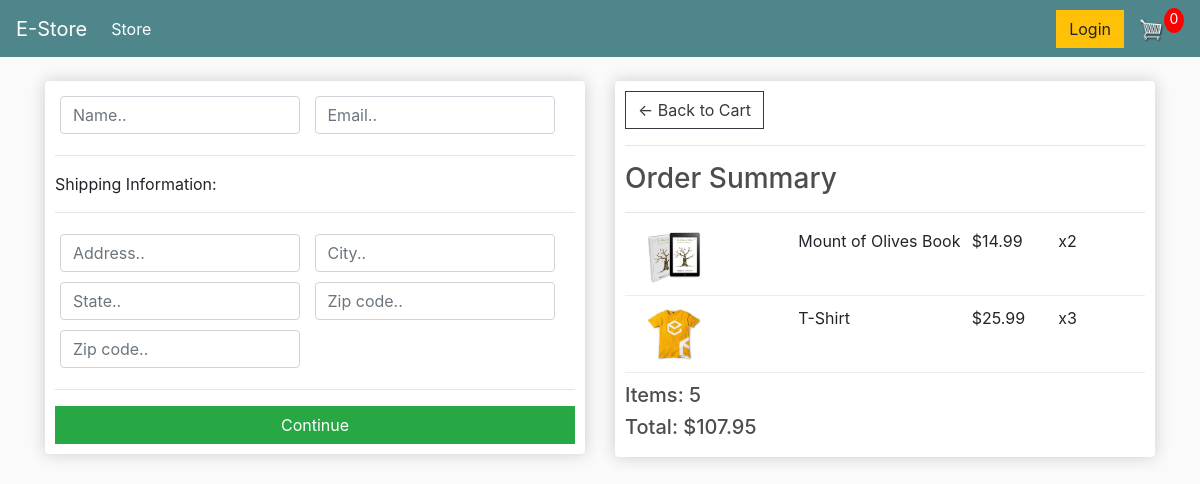
/checkout/ (signed in), run on an earlier commit of the app's database.
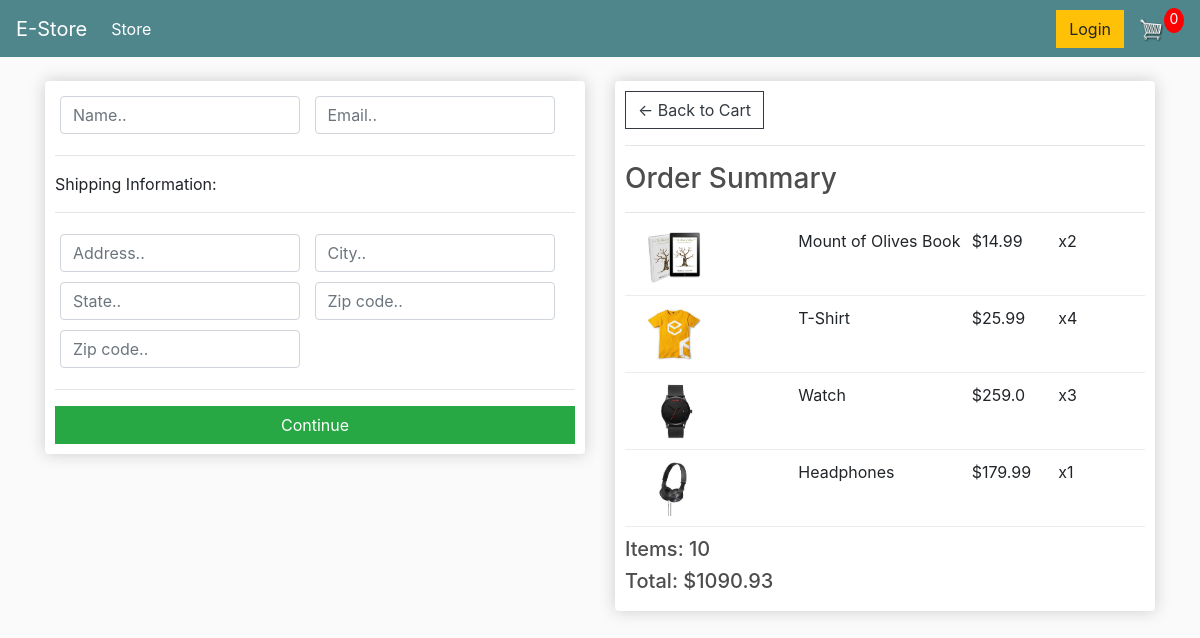
And on a later commit of the database.
### store/models.py (models this page shows, shortened)
class OrderItem(models.Model):
    product=models.ForeignKey(Product, on_delete=models.SET_NULL, blank=True, null=True)
    order=models.ForeignKey(Order, on_delete=models.SET_NULL, blank=True, null=True)
    quantity=models.IntegerField(default=0, null=True, blank=True)
    date_added=models.DateTimeField(auto_now_add=True)
    @property
    def get_total(self):
        total=self.product.price * self.quantity
        return total

class Product(models.Model):
    name=models.CharField(max_length=200, null=True)
    price=models.FloatField()
    digital=models.BooleanField(default=False, null=True, blank=False)
    image=models.ImageField(null=True, blank=True)
    @property
    def imageURL(self):
        try:
            url=self.image.url
        except:
            url=''
        return url

class Order(models.Model):
    customer=models.ForeignKey(Customer, on_delete=models.SET_NULL, blank=True, null=True)
    date_ordered=models.DateTimeField(auto_now_add=True)
    complete=models.BooleanField(default=False, null=True, blank=False)
    transaction_id=models.CharField(max_length=200, null=True)
    @property
    def get_cart_total(self):
        orderitems=self.orderitem_set.all()
        total=sum([item.get_total for item in orderitems])
        return total
    @property
    def get_cart_items(self):
        orderitems=self.orderitem_set.all()
        total=sum([item.quantity for item in orderitems])
        return total

### store/views.py (the view)
# urls.py: path('checkout/', views.checkout, name="checkout"),
def checkout(request):
    if request.user.is_authenticated:
        customer=request.user.customer
        order,created=Order.objects.get_or_create(customer=customer, complete=False)
        items=order.orderitem_set.all()
    else:
        items=[]
        order={'get_cart_total':0, 'get_cart_items':0}
    context={'items':items, 'order':order}
    return render(request, 'store/checkout.html', context)

### store/templates/store/checkout.html (shortened to what this page needs)
{% extends 'store/main.html' %}
{% load static %}
{% block content %}
    <div class="row">
        <div class="col-lg-6 mt-4">
            <div class="box-element" id="form-wrapper">
                <form id="form">
                    <div id="user-info">
                        <div class="form-field">
							<input required class="form-control" type="text" name="name" placeholder="Name..">
						</div>
						<div class="form-field">
							<input required class="form-control" type="email" name="email" placeholder="Email..">
						</div>
                    </div>
                    <div id="shipping-info">
                        <hr>
						<p>Shipping Information:</p>
						<hr>
						<div class="form-field">
							<input class="form-control" type="text" name="address" placeholder="Address..">
						</div>
						<div class="form-field">
							<input class="form-control" type="text" name="city" placeholder="City..">
						</div>
						<div class="form-field">
							<input class="form-control" type="text" name="state" placeholder="State..">
						</div>
						<div class="form-field">
							<input class="form-control" type="text" name="zipcode" placeholder="Zip code..">
						</div>
						<div class="form-field">
							<input class="form-control" type="text" name="country" placeholder="Zip code..">
						</div>
                    </div>
                    <hr>
                    <input id="form-button" class="btn btn-success btn-block" type="submit" value="Continue">
                </form>
            </div>
            <br>
        </div>
        <div class="col-lg-6 mt-4">
            <div class="box-element">
                <a  class="btn btn-outline-dark" href="{% url 'cart' %}">&#x2190; Back to Cart</a>
                <hr>
                <h3>Order Summary</h3>
                <hr>
                {% for item in items %}
                <div class="cart-row">
					<div style="flex:2"><img class="row-image" src="{{item.product.imageURL}}"></div>
					<div style="flex:2"><p>{{item.product.name}}</p></div>
					<div style="flex:1"><p>${{item.product.price}}</p></div>
					<div style="flex:1"><p>x{{item.quantity}}</p></div>
				</div>
                {% endfor %}
				<h5>Items: {{order.get_cart_items}}</h5>
				<h5>Total: ${{order.get_cart_total|floatformat:2}}</h5>
            </div>
        </div>
    </div>
{% endblock %}

What changed in the data, as far as the page shows it:
changed OrderItem "T-Shirt": quantity "3" → "4"
added OrderItem: product.imageURL (picture), product.name "Watch", product.price "259.0", quantity "3"
added OrderItem: product.imageURL (picture), product.name "Headphones", product.price "179.99", quantity "1"
changed through a linked row, Order: get_cart_items "5" → "10"; get_cart_total "107.95" → "1090.93"
